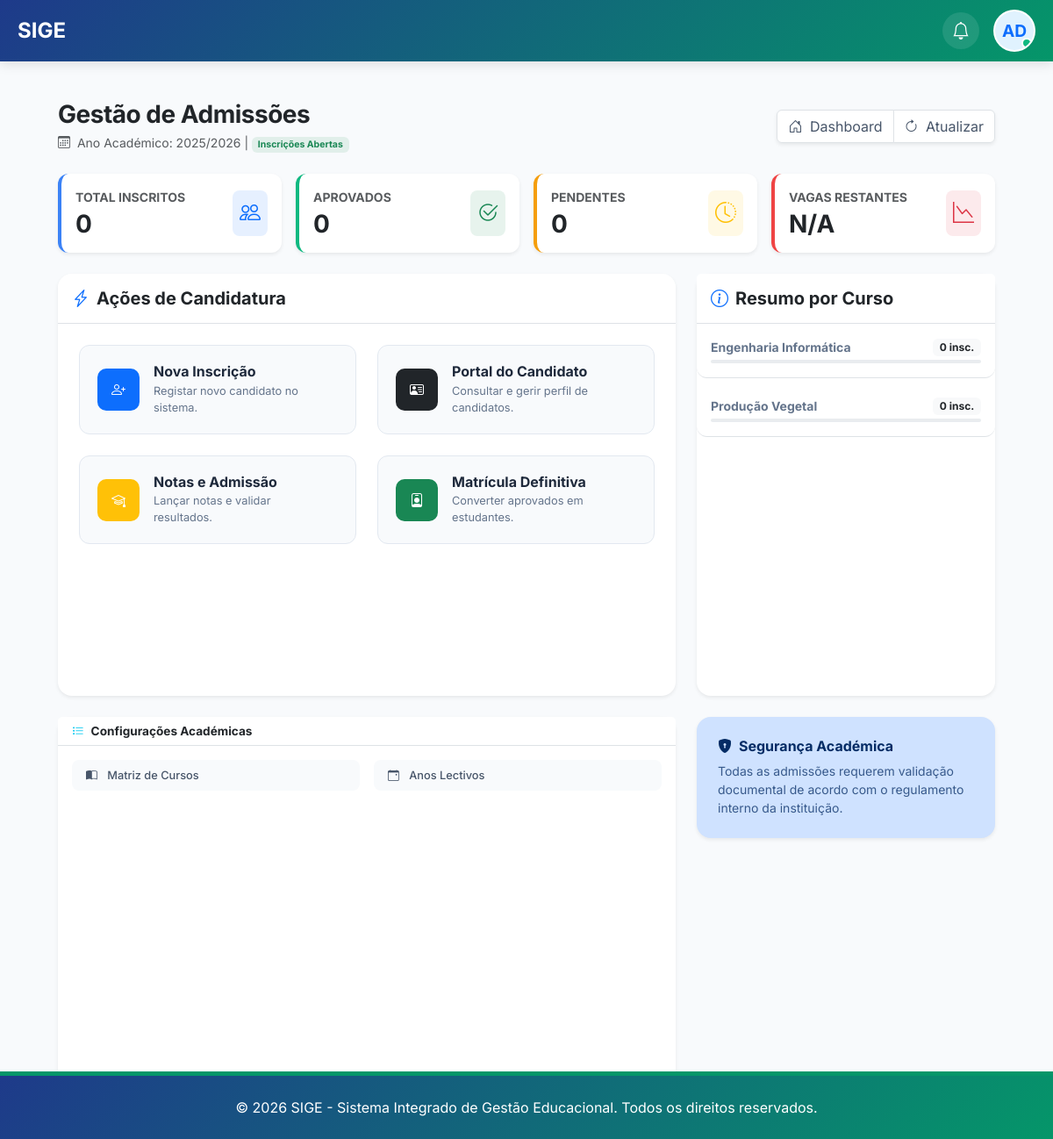
Page /nova-matricula/ (signed in) on the committed database.
### core/models.py (models this page shows, shortened)
class Curso(models.Model):
    REGIME_CHOICES = [
        ('diurno', 'Diurno'),
        ('pos-laboral', 'Pós-Laboral'),
    ]
    MODALIDADE_CHOICES = [
        ('presencial', 'Presencial'),
        ('semipresencial', 'Semipresencial'),
        ('ead', 'EAD'),
    ]
    DURACAO_CHOICES = [
        (3, '3 meses'),
        (6, '6 meses'),
        (12, '1 ano'),
        (24, '2 anos'),
        (36, '3 anos'),
        (48, '4 anos'),
        (60, '5 anos'),
    ]
    codigo = models.CharField(max_length=50, unique=True, default="CURSO", verbose_name="Código do Curso")
    nome = models.CharField(max_length=200, verbose_name="Nome do Curso")
    slug = models.SlugField(unique=True, null=True, blank=True, verbose_name="Slug (URL Amigável)")
    grau = models.ForeignKey(NivelAcademico, on_delete=models.CASCADE, related_name='cursos', verbose_name="Grau Académico")
    regime = models.CharField(max_length=20, choices=REGIME_CHOICES, default='diurno', verbose_name="Regime")
    modalidade = models.CharField(max_length=20, choices=MODALIDADE_CHOICES, default='presencial', verbose_name="Modalidade")
    descricao = models.TextField(blank=True, verbose_name="Descrição")
    vagas = models.PositiveIntegerField(verbose_name="Número de Vagas")
    duracao_meses = models.PositiveIntegerField(
        choices=DURACAO_CHOICES,
        default=12,
        verbose_name="Duração"
    )
    nota_minima = models.DecimalField(
        max_digits=4,
        decimal_places=2,
        default=10.00,
        validators=[MinValueValidator(10.00), MaxValueValidator(20.00)],
        verbose_name="Nota Mínima para Aprovação"
    )
    requer_prerequisitos = models.BooleanField(default=False, verbose_name="Requer Pré-requisitos")
    ativo = models.BooleanField(default=True, verbose_name="Ativo")
    data_criacao = models.DateTimeField(auto_now_add=True)
    data_atualizacao = models.DateTimeField(auto_now=True)
    class Meta:
        verbose_name = "Curso"
        verbose_name_plural = "Cursos"
        ordering = ['nome']
    def total_inscricoes(self):
        return self.inscricoes.count()

### core/views.py (the view)
# urls.py: path('nova-matricula/', views.selecionar_tipo_matricula, name='nova_matricula'),
@login_required
def selecionar_tipo_matricula(request):
    from .models import Curso
    cursos = Curso.objects.filter(ativo=True)
    return render(request, 'core/selecionar_tipo_matricula.html', {'cursos': cursos})

### core/context_processors.py (called while the page is built)
def subscricao_context(request):
    if not request.user.is_authenticated:
        return {}
    subscricao = Subscricao.objects.filter(estado__in=['ativo', 'teste']).first()
    return {'subscricao': subscricao}

def global_academic_context(request):
    config = ConfiguracaoEscola.objects.first()
    context = {
        'config': config
    }
    if request.user.is_authenticated:
        ano_id = request.session.get('ano_academico_id')
        if ano_id:
            ano_atual = AnoAcademico.objects.filter(id=ano_id).first()
        else:
            ano_atual = AnoAcademico.get_atual()
            if ano_atual:
                request.session['ano_academico_id'] = ano_atual.id
        semestre_atual = None
        if ano_atual:
            semestre_atual = ano_atual.semestres.filter(ativo=True).first()
        perfil = PerfilUsuario.objects.filter(user=request.user).first()
        context.update({
            'ano_atual': ano_atual,
            'semestre_atual': semestre_atual,
            'user_perfil': perfil
        })
    return context

### core/templates/core/selecionar_tipo_matricula.html (shortened to what this page needs)
{% extends 'core/base.html' %}
{% block content %}
<div class="container-fluid px-4 py-4 mb-5">
    <div class="row align-items-center mb-4">
        <div class="col-md-6">
            <h1 class="h3 fw-bold text-dark mb-1" style="letter-spacing: -0.5px;">Gestão de Admissões</h1>
            <p class="text-muted small mb-0"><i class="bi bi-calendar3 me-1"></i> Ano Académico: {{ ano_atual.codigo|default:"2025/2026" }} | <span class="badge bg-success bg-opacity-10 text-success border-success border-opacity-25">Inscrições Abertas</span></p>
        </div>
        <div class="col-md-6 text-md-end mt-3 mt-md-0">
            <div class="btn-group shadow-sm">
                <a href="{% url 'painel_principal' %}" class="btn btn-white border">
                    <i class="bi bi-house-door me-1"></i> Dashboard
                </a>
                <button class="btn btn-white border" onclick="window.location.reload();">
                    <i class="bi bi-arrow-clockwise me-1"></i> Atualizar
                </button>
            </div>
        </div>
    </div>
    <div class="row g-3 mb-4">
        <div class="col-md-3">
            <div class="card border-0 shadow-sm p-3" style="border-left: 4px solid #3b82f6 !important; border-radius: 12px;">
                <div class="d-flex align-items-center justify-content-between">
                    <div>
                        <p class="text-muted small fw-bold text-uppercase mb-1">Total Inscritos</p>
                        <h3 class="fw-bold mb-0">{{ stats_inscricoes.total|default:"0" }}</h3>
                    </div>
                    <div class="bg-primary bg-opacity-10 p-2 rounded-3">
                        <i class="bi bi-people text-primary fs-4"></i>
                    </div>
                </div>
            </div>
        </div>
        <div class="col-md-3">
            <div class="card border-0 shadow-sm p-3" style="border-left: 4px solid #10b981 !important; border-radius: 12px;">
                <div class="d-flex align-items-center justify-content-between">
                    <div>
                        <p class="text-muted small fw-bold text-uppercase mb-1">Aprovados</p>
                        <h3 class="fw-bold mb-0">{{ stats_inscricoes.aprovadas|default:"0" }}</h3>
                    </div>
                    <div class="bg-success bg-opacity-10 p-2 rounded-3">
                        <i class="bi bi-check2-circle text-success fs-4"></i>
                    </div>
                </div>
            </div>
        </div>
        <div class="col-md-3">
            <div class="card border-0 shadow-sm p-3" style="border-left: 4px solid #f59e0b !important; border-radius: 12px;">
                <div class="d-flex align-items-center justify-content-between">
                    <div>
                        <p class="text-muted small fw-bold text-uppercase mb-1">Pendentes</p>
                        <h3 class="fw-bold mb-0">{{ stats_inscricoes.submetidas|default:"0" }}</h3>
                    </div>
                    <div class="bg-warning bg-opacity-10 p-2 rounded-3">
                        <i class="bi bi-clock-history text-warning fs-4"></i>
                    </div>
                </div>
            </div>
        </div>
        <div class="col-md-3">
            <div class="card border-0 shadow-sm p-3" style="border-left: 4px solid #ef4444 !important; border-radius: 12px;">
                <div class="d-flex align-items-center justify-content-between">
                    <div>
                        <p class="text-muted small fw-bold text-uppercase mb-1">Vagas Restantes</p>
                        <h3 class="fw-bold mb-0">{% firstof total_vagas_disponiveis "N/A" %}</h3>
                    </div>
                    <div class="bg-danger bg-opacity-10 p-2 rounded-3">
                        <i class="bi bi-graph-down text-danger fs-4"></i>
                    </div>
                </div>
            </div>
        </div>
    </div>
    <div class="row g-4 mb-5 pb-5">
        <div class="col-lg-8">
            <div class="card border-0 shadow-sm rounded-4 overflow-hidden mb-4">
                <div class="card-header bg-white py-3 border-bottom">
                    <h5 class="fw-bold mb-0"><i class="bi bi-lightning-charge me-2 text-primary"></i>Ações de Candidatura</h5>
                </div>
                <div class="card-body p-4">
                    <div class="row g-4">
                        <div class="col-md-6">
                            <a href="{% url 'inscricao_create' %}" class="erp-action-card">
                                <div class="icon-box bg-primary"><i class="bi bi-person-plus"></i></div>
                                <div class="content">
                                    <h6>Nova Inscrição</h6>
                                    <p>Registar novo candidato no sistema.</p>
                                </div>
                            </a>
                        </div>
                        <div class="col-md-6">
                            <a href="{% url 'perfil_candidato_login' %}" class="erp-action-card">
                                <div class="icon-box bg-dark"><i class="bi bi-person-vcard"></i></div>
                                <div class="content">
                                    <h6>Portal do Candidato</h6>
                                    <p>Consultar e gerir perfil de candidatos.</p>
                                </div>
                            </a>
                        </div>
                        <div class="col-md-6">
                            <a href="{% url 'lancamento_notas' %}" class="erp-action-card">
                                <div class="icon-box bg-warning"><i class="bi bi-mortarboard"></i></div>
                                <div class="content">
                                    <h6>Notas e Admissão</h6>
                                    <p>Lançar notas e validar resultados.</p>
                                </div>
                            </a>
                        </div>
                        <div class="col-md-6">
                            <a href="{% url 'matricula' %}" class="erp-action-card">
                                <div class="icon-box bg-success"><i class="bi bi-person-badge"></i></div>
                                <div class="content">
                                    <h6>Matrícula Definitiva</h6>
                                    <p>Converter aprovados em estudantes.</p>
                                </div>
                            </a>
                        </div>
                    </div>
                </div>
            </div>
            <div class="card border-0 shadow-sm rounded-4 mb-4">
                <div class="card-header bg-white py-2 border-bottom">
                    <h6 class="fw-bold mb-0" style="font-size: 0.85rem;"><i class="bi bi-list-task me-2 text-info"></i>Configurações Académicas</h6>
                </div>
                <div class="card-body p-3">
                    <div class="row g-3">
                        <div class="col-md-6">
                            <a href="{% url 'cursos_disciplinas' %}" class="erp-action-link py-2" style="font-size: 0.8rem;">
                                <i class="bi bi-book-half me-2"></i> Matriz de Cursos
                            </a>
                        </div>
                        <div class="col-md-6">
                            <a href="{% url 'ano_academico_lista' %}" class="erp-action-link py-2" style="font-size: 0.8rem;">
                                <i class="bi bi-calendar-event me-2"></i> Anos Lectivos
                            </a>
                        </div>
                    </div>
                </div>
            </div>
        </div>
        <div class="col-lg-4">
            <div class="card border-0 shadow-sm rounded-4 mb-4">
                <div class="card-header bg-white py-3 border-bottom">
                    <h5 class="fw-bold mb-0"><i class="bi bi-info-circle me-2 text-primary"></i>Resumo por Curso</h5>
                </div>
                <div class="card-body p-0">
                    <div class="list-group list-group-flush">
                        {% for curso in cursos|slice:":5" %}
                        <div class="list-group-item p-3 border-0 border-bottom">
                            <div class="d-flex justify-content-between align-items-center mb-1">
                                <span class="fw-bold small text-truncate" style="max-width: 200px;">{{ curso.nome }}</span>
                                <span class="badge bg-light text-dark">{{ curso.total_inscricoes }} insc.</span>
                            </div>
                            <div class="progress" style="height: 4px;">
                            </div>
                        </div>
                        {% empty %}
                        <div class="p-4 text-center text-muted">
                            <i class="bi bi-inbox fs-2 mb-2 d-block"></i>
                            Nenhum curso ativo.
                        </div>
                        {% endfor %}
                    </div>
                </div>
            </div>
            <div class="alert alert-primary border-0 rounded-4 p-4 shadow-sm mb-0">
                <h6 class="fw-bold mb-2"><i class="bi bi-shield-lock-fill me-2"></i>Segurança Académica</h6>
                <p class="small mb-0 opacity-75">Todas as admissões requerem validação documental de acordo com o regulamento interno da instituição.</p>
            </div>
        </div>
    </div>
</div>
{% endblock %}

### core/templates/core/base.html (style rules this page uses)
:root { --primary-color: #1e3a8a; --secondary-color: #059669; --accent-color: #f59e0b; --light-bg: #f8fafc; }
html, body { height: 100%; margin: 0; padding: 0; }
body { font-family: 'Inter', sans-serif; background-color: #f8fafc; display: flex; flex-direction: column; min-height: 100vh; }
.list-group-item { border: none; margin-bottom: 5px; border-radius: 12px !important; transition: all 0.3s ease; color: #64748b; font-weight: 500; }
.card { transition: transform 0.3s; height: 100%; border-radius: 15px; border: none; box-shadow: 0 4px 6px rgba(0,0,0,0.05); }

### core/templates/core/selecionar_tipo_matricula.html (style rules this page uses)
.btn-white { background: white; color: #475569; }
.erp-action-card { display: flex; align-items: center; padding: 1.25rem; background: #f8fafc; border: 1px solid #e2e8f0; border-radius: 12px; text-decoration: none; color: inherit; transition: all 0.2s ease; }
.erp-action-card .icon-box { width: 48px; height: 48px; border-radius: 10px; display: flex; align-items: center; justify-content: center; color: white; margin-right: 1rem; flex-shrink: 0; }
.erp-action-card h6 { margin-bottom: 2px; font-weight: 700; color: #1e293b; }
.erp-action-card p { margin-bottom: 0; font-size: 0.8rem; color: #64748b; }
.erp-action-link { display: block; padding: 0.75rem 1rem; background: #f8fafc; border-radius: 8px; text-decoration: none; color: #475569; font-weight: 500; font-size: 0.9rem; transition: all 0.2s; }

### rows in the picture
Curso: nome "Engenharia Informática", total_inscricoes "0"
Curso: nome "Produção Vegetal", total_inscricoes "0"

### other values in the picture
{{ ano_atual.codigo|default:"2025/2026" }} "2025/2026"
{{ stats_inscricoes.total|default:"0" }} "0"
{{ stats_inscricoes.aprovadas|default:"0" }} "0"
{{ stats_inscricoes.submetidas|default:"0" }} "0"
